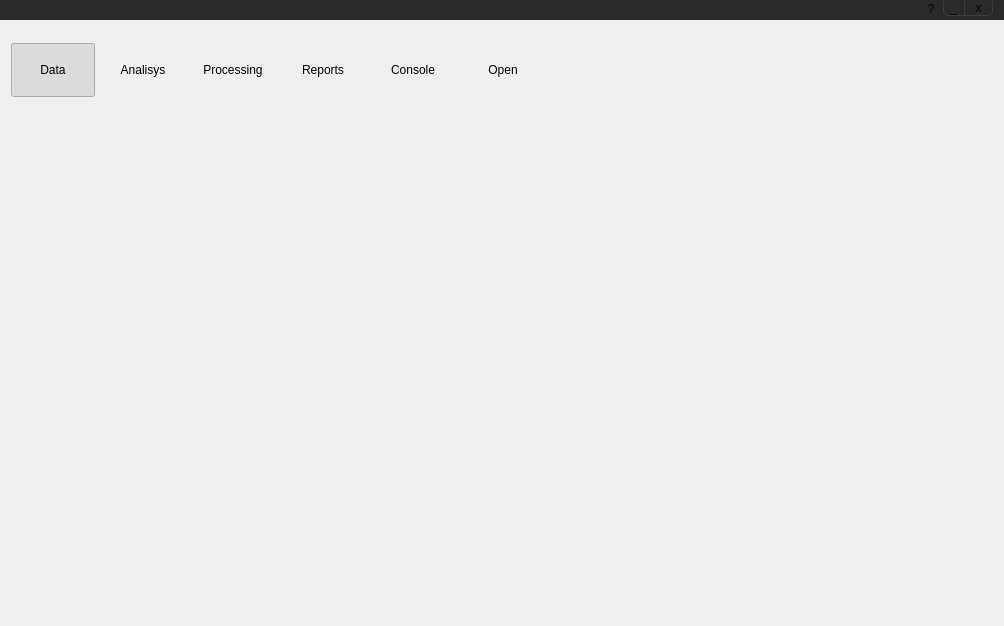
<?xml version="1.0" encoding="UTF-8"?>
<ui version="4.0">
 <class>HMMMain</class>
 <widget class="QMainWindow" name="HMMMain">
  <property name="geometry">
   <rect>
    <x>0</x>
    <y>0</y>
    <width>1004</width>
    <height>626</height>
   </rect>
  </property>
  <property name="windowTitle">
   <string>EDR</string>
  </property>
  <property name="styleSheet">
   <string notr="true"/>
  </property>
  <widget class="QWidget" name="centralWidget">
   <property name="baseSize">
    <size>
     <width>0</width>
     <height>0</height>
    </size>
   </property>
   <property name="styleSheet">
    <string notr="true">QMainWindow#HMMMain &gt; QWidget#centralWidget { 
	background-color: rgb(41, 41, 41);
}

QMenu {
     background-color: white;
     margin: 2px; /* some spacing around the menu */
 }

 QMenu::item {
     padding: 2px 25px 2px 20px;
     border: 1px solid transparent; /* reserve space for selection border */
 }

 QMenu::item:selected {
     border-color: darkblue;
     background: rgba(100, 100, 100, 150);
 }

 QMenu::icon:checked { /* appearance of a 'checked' icon */
     background: gray;
     border: 1px inset gray;
     position: absolute;
     top: 1px;
     right: 1px;
     bottom: 1px;
     left: 1px;
 }

 QMenu::separator {
     height: 2px;
     background: lightblue;
     margin-left: 10px;
     margin-right: 5px;
 }

 QMenu::indicator {
     width: 13px;
     height: 13px;
 }</string>
   </property>
   <layout class="QVBoxLayout" name="verticalLayout">
    <property name="spacing">
     <number>0</number>
    </property>
    <property name="margin">
     <number>0</number>
    </property>
    <item>
     <widget class="QWidget" name="widowTitleBar" native="true">
      <property name="sizePolicy">
       <sizepolicy hsizetype="Preferred" vsizetype="Minimum">
        <horstretch>0</horstretch>
        <verstretch>0</verstretch>
       </sizepolicy>
      </property>
      <property name="styleSheet">
       <string notr="true">background-color: rgb(43, 42, 41);</string>
      </property>
      <layout class="QHBoxLayout" name="horizontalLayout_2">
       <property name="spacing">
        <number>0</number>
       </property>
       <property name="topMargin">
        <number>0</number>
       </property>
       <property name="bottomMargin">
        <number>3</number>
       </property>
       <item>
        <widget class="QWidget" name="widget" native="true">
         <layout class="QVBoxLayout" name="verticalLayout_2">
          <property name="leftMargin">
           <number>0</number>
          </property>
          <property name="topMargin">
           <number>3</number>
          </property>
          <property name="rightMargin">
           <number>0</number>
          </property>
          <property name="bottomMargin">
           <number>0</number>
          </property>
          <item>
           <widget class="QLabel" name="logo">
            <property name="sizePolicy">
             <sizepolicy hsizetype="Preferred" vsizetype="Preferred">
              <horstretch>0</horstretch>
              <verstretch>0</verstretch>
             </sizepolicy>
            </property>
            <property name="maximumSize">
             <size>
              <width>16777215</width>
              <height>16</height>
             </size>
            </property>
            <property name="text">
             <string/>
            </property>
            <property name="pixmap">
             <pixmap>:/resources/icons/header.png</pixmap>
            </property>
           </widget>
          </item>
         </layout>
        </widget>
       </item>
       <item>
        <widget class="QToolButton" name="aboutButton">
         <property name="styleSheet">
          <string notr="true">QToolButton {
margin-left: 4px;
margin-right: 4px;
border: none;
}

QToolButton:hover {
    background-color: rgb(135, 177, 255);
	/*border: none;*/
 }

QToolButton:pressed {
    background-color: rgb(55, 97, 180);
}</string>
         </property>
         <property name="text">
          <string>?</string>
         </property>
         <property name="icon">
          <iconset>
           <normaloff>:/resources/icons/about.png</normaloff>:/resources/icons/about.png</iconset>
         </property>
        </widget>
       </item>
       <item>
        <widget class="QToolButton" name="minimizeButton">
         <property name="maximumSize">
          <size>
           <width>21</width>
           <height>15</height>
          </size>
         </property>
         <property name="styleSheet">
          <string notr="true">QToolButton {
    background-color: rgb(43, 42, 41);
    border-width: 1px;
     border-color:  rgb(63, 62, 61);
     border-style: solid; 
     border-top: none; 
     border-bottom-left-radius: 5px;
     border-right-width: 0px;
} 

QToolButton:hover {
    background-color: rgb(135, 177, 255);
	/*border: none;*/
 }

QToolButton:pressed {
    background-color: rgb(55, 97, 180);
}
</string>
         </property>
         <property name="text">
          <string>_</string>
         </property>
         <property name="icon">
          <iconset>
           <normaloff>:/resources/icons/minimalizacja-alpha.png</normaloff>:/resources/icons/minimalizacja-alpha.png</iconset>
         </property>
         <property name="checkable">
          <bool>false</bool>
         </property>
         <property name="autoExclusive">
          <bool>true</bool>
         </property>
         <property name="autoRaise">
          <bool>true</bool>
         </property>
        </widget>
       </item>
       <item>
        <widget class="QToolButton" name="exitButton">
         <property name="maximumSize">
          <size>
           <width>29</width>
           <height>15</height>
          </size>
         </property>
         <property name="styleSheet">
          <string notr="true">QToolButton {
    background-color: rgb(43, 42, 41);
     border-width: 1px;
     border-color:  rgb(63, 62, 61);
     border-style: solid; 
     border-top: none; 
     border-bottom-right-radius: 5px;
    border-left-width: 1px;
}

 QToolButton:hover {
     background-color: rgb(200, 0, 0);	
 }

QToolButton:pressed {
         background-color: rgb(128, 0, 0);
}</string>
         </property>
         <property name="text">
          <string>x</string>
         </property>
         <property name="icon">
          <iconset>
           <normaloff>:/resources/icons/x-alpha.png</normaloff>:/resources/icons/x-alpha.png</iconset>
         </property>
         <property name="autoRaise">
          <bool>true</bool>
         </property>
        </widget>
       </item>
      </layout>
     </widget>
    </item>
    <item>
     <widget class="QFrame" name="toolBar">
      <property name="sizePolicy">
       <sizepolicy hsizetype="Minimum" vsizetype="Minimum">
        <horstretch>0</horstretch>
        <verstretch>0</verstretch>
       </sizepolicy>
      </property>
      <property name="minimumSize">
       <size>
        <width>0</width>
        <height>100</height>
       </size>
      </property>
      <property name="maximumSize">
       <size>
        <width>16777215</width>
        <height>100</height>
       </size>
      </property>
      <property name="styleSheet">
       <string notr="true">QFrame#toolBar{
     background-color: rgb(91, 91, 91);
     border-top-right-radius: 8px; 
     border-top-left-radius: 8px;
}

QFrame#toolBar &gt; QWidget {
	background-color: rgb(91, 91, 91);
	border: none;
}
 
QFrame#toolBar &gt; QToolButton:enabled {
    background-color: rgb(91, 91, 91);
    border-style: solid;
     border-width: 1px;
     border-radius: 9px;
    /* hack! - istniejaca ramka, ktorej nie widac
				   bez tego ikona rusza sie, w momencie wl/wyl ramki */
     border-color: rgb(91, 91, 91);
	color: white; 
} 
QFrame#toolBar &gt; QToolButton:!enabled {
     background-color: rgb(91, 91, 91);
     border-style: solid;
     border-width: 1px;
     border-radius: 9px;
     border-color: rgb(91, 91, 91);
	 color: black;
}

QFrame#toolBar &gt; QToolButton:enabled:hover {
     background-color: rgb(91, 91, 91);
	 border-style: solid;
     border-width: 1px;
     border-radius: 9px;
     border-color: rgb(135, 177, 255);
	 color: rgb(135, 177, 255);
 }

QFrame#toolBar &gt; QToolButton:checked, QFrame#toolBar &gt; QToolButton:hover:checked {
     background-color: rgb(91, 91, 91);
	 border-style: solid;
     border-width: 1px;
     border-radius: 9px;
     border-color: white;
	 color: white;
 }


</string>
      </property>
      <layout class="QHBoxLayout" name="horizontalLayout">
       <item>
        <widget class="QToolButton" name="dataButton">
         <property name="minimumSize">
          <size>
           <width>84</width>
           <height>54</height>
          </size>
         </property>
         <property name="maximumSize">
          <size>
           <width>54</width>
           <height>54</height>
          </size>
         </property>
         <property name="styleSheet">
          <string notr="true"/>
         </property>
         <property name="text">
          <string>Data</string>
         </property>
         <property name="icon">
          <iconset>
           <normaloff>:/resources/icons/Badania.png</normaloff>
           <normalon>:/resources/icons/Badania.png</normalon>
           <disabledoff>:/resources/icons/BadaniaH.png</disabledoff>
           <disabledon>:/resources/icons/BadaniaH.png</disabledon>
           <activeoff>:/resources/icons/BadaniaP.png</activeoff>
           <activeon>:/resources/icons/Badania.png</activeon>:/resources/icons/Badania.png</iconset>
         </property>
         <property name="iconSize">
          <size>
           <width>28</width>
           <height>28</height>
          </size>
         </property>
         <property name="checkable">
          <bool>true</bool>
         </property>
         <property name="checked">
          <bool>true</bool>
         </property>
         <property name="toolButtonStyle">
          <enum>Qt::ToolButtonTextUnderIcon</enum>
         </property>
         <property name="autoRaise">
          <bool>true</bool>
         </property>
        </widget>
       </item>
       <item>
        <widget class="QToolButton" name="analisisButton">
         <property name="enabled">
          <bool>true</bool>
         </property>
         <property name="minimumSize">
          <size>
           <width>84</width>
           <height>54</height>
          </size>
         </property>
         <property name="maximumSize">
          <size>
           <width>54</width>
           <height>54</height>
          </size>
         </property>
         <property name="styleSheet">
          <string notr="true"/>
         </property>
         <property name="text">
          <string>Analisys</string>
         </property>
         <property name="icon">
          <iconset>
           <normaloff>:/resources/icons/Analizy.png</normaloff>
           <normalon>:/resources/icons/Analizy.png</normalon>
           <disabledoff>:/resources/icons/AnalizyH.png</disabledoff>
           <disabledon>:/resources/icons/AnalizyH.png</disabledon>
           <activeoff>:/resources/icons/AnalizyP.png</activeoff>
           <activeon>:/resources/icons/Analizy.png</activeon>:/resources/icons/Analizy.png</iconset>
         </property>
         <property name="iconSize">
          <size>
           <width>28</width>
           <height>28</height>
          </size>
         </property>
         <property name="checkable">
          <bool>true</bool>
         </property>
         <property name="toolButtonStyle">
          <enum>Qt::ToolButtonTextUnderIcon</enum>
         </property>
         <property name="autoRaise">
          <bool>true</bool>
         </property>
        </widget>
       </item>
       <item>
        <widget class="QToolButton" name="processingButton">
         <property name="enabled">
          <bool>true</bool>
         </property>
         <property name="minimumSize">
          <size>
           <width>84</width>
           <height>54</height>
          </size>
         </property>
         <property name="maximumSize">
          <size>
           <width>54</width>
           <height>54</height>
          </size>
         </property>
         <property name="styleSheet">
          <string notr="true"/>
         </property>
         <property name="text">
          <string>Processing</string>
         </property>
         <property name="icon">
          <iconset>
           <normaloff>:/resources/icons/Analizy.png</normaloff>
           <normalon>:/resources/icons/Analizy.png</normalon>
           <disabledoff>:/resources/icons/AnalizyH.png</disabledoff>
           <disabledon>:/resources/icons/AnalizyH.png</disabledon>
           <activeoff>:/resources/icons/AnalizyP.png</activeoff>
           <activeon>:/resources/icons/Analizy.png</activeon>:/resources/icons/Analizy.png</iconset>
         </property>
         <property name="iconSize">
          <size>
           <width>28</width>
           <height>28</height>
          </size>
         </property>
         <property name="checkable">
          <bool>true</bool>
         </property>
         <property name="toolButtonStyle">
          <enum>Qt::ToolButtonTextUnderIcon</enum>
         </property>
         <property name="autoRaise">
          <bool>true</bool>
         </property>
        </widget>
       </item>
       <item>
        <widget class="QToolButton" name="raportsButton">
         <property name="enabled">
          <bool>true</bool>
         </property>
         <property name="minimumSize">
          <size>
           <width>84</width>
           <height>54</height>
          </size>
         </property>
         <property name="maximumSize">
          <size>
           <width>54</width>
           <height>54</height>
          </size>
         </property>
         <property name="styleSheet">
          <string notr="true"/>
         </property>
         <property name="text">
          <string>Reports</string>
         </property>
         <property name="icon">
          <iconset>
           <normaloff>:/resources/icons/Raporty.png</normaloff>
           <normalon>:/resources/icons/Raporty.png</normalon>
           <disabledoff>:/resources/icons/RaportyH.png</disabledoff>
           <disabledon>:/resources/icons/RaportyH.png</disabledon>
           <activeoff>:/resources/icons/RaportyP.png</activeoff>
           <activeon>:/resources/icons/Raporty.png</activeon>:/resources/icons/Raporty.png</iconset>
         </property>
         <property name="iconSize">
          <size>
           <width>28</width>
           <height>28</height>
          </size>
         </property>
         <property name="checkable">
          <bool>true</bool>
         </property>
         <property name="toolButtonStyle">
          <enum>Qt::ToolButtonTextUnderIcon</enum>
         </property>
         <property name="autoRaise">
          <bool>true</bool>
         </property>
        </widget>
       </item>
       <item>
        <widget class="QToolButton" name="operationsButton">
         <property name="minimumSize">
          <size>
           <width>84</width>
           <height>54</height>
          </size>
         </property>
         <property name="maximumSize">
          <size>
           <width>54</width>
           <height>54</height>
          </size>
         </property>
         <property name="styleSheet">
          <string notr="true"/>
         </property>
         <property name="text">
          <string>Console</string>
         </property>
         <property name="icon">
          <iconset>
           <normaloff>:/resources/icons/Operacje.png</normaloff>
           <normalon>:/resources/icons/Operacje.png</normalon>
           <disabledoff>:/resources/icons/OperacjeH.png</disabledoff>
           <disabledon>:/resources/icons/OperacjeH.png</disabledon>
           <activeoff>:/resources/icons/OperacjeP.png</activeoff>
           <activeon>:/resources/icons/Operacje.png</activeon>:/resources/icons/Operacje.png</iconset>
         </property>
         <property name="iconSize">
          <size>
           <width>28</width>
           <height>28</height>
          </size>
         </property>
         <property name="checkable">
          <bool>true</bool>
         </property>
         <property name="toolButtonStyle">
          <enum>Qt::ToolButtonTextUnderIcon</enum>
         </property>
         <property name="autoRaise">
          <bool>true</bool>
         </property>
        </widget>
       </item>
       <item>
        <widget class="QToolButton" name="openButton">
         <property name="enabled">
          <bool>true</bool>
         </property>
         <property name="minimumSize">
          <size>
           <width>84</width>
           <height>54</height>
          </size>
         </property>
         <property name="styleSheet">
          <string notr="true"/>
         </property>
         <property name="text">
          <string>Open</string>
         </property>
         <property name="icon">
          <iconset>
           <normaloff>:/resources/icons/Strona.png</normaloff>
           <disabledoff>:/resources/icons/StronaH.png</disabledoff>
           <disabledon>:/resources/icons/StronaH.png</disabledon>
           <activeoff>:/resources/icons/StronaP.png</activeoff>
           <activeon>:/resources/icons/Strona.png</activeon>:/resources/icons/Strona.png</iconset>
         </property>
         <property name="iconSize">
          <size>
           <width>28</width>
           <height>28</height>
          </size>
         </property>
         <property name="toolButtonStyle">
          <enum>Qt::ToolButtonTextUnderIcon</enum>
         </property>
         <property name="autoRaise">
          <bool>true</bool>
         </property>
        </widget>
       </item>
       <item>
        <spacer name="horizontalSpacer">
         <property name="orientation">
          <enum>Qt::Horizontal</enum>
         </property>
         <property name="sizeHint" stdset="0">
          <size>
           <width>40</width>
           <height>20</height>
          </size>
         </property>
        </spacer>
       </item>
       <item>
        <widget class="QWidget" name="tabPlaceholder" native="true">
         <property name="sizePolicy">
          <sizepolicy hsizetype="Expanding" vsizetype="Preferred">
           <horstretch>0</horstretch>
           <verstretch>0</verstretch>
          </sizepolicy>
         </property>
         <property name="minimumSize">
          <size>
           <width>400</width>
           <height>100</height>
          </size>
         </property>
         <property name="maximumSize">
          <size>
           <width>16777215</width>
           <height>100</height>
          </size>
         </property>
         <property name="styleSheet">
          <string notr="true">QPushButton, QToolButton {
	margin: 0px;
	padding: 0px;
	spacing: 0px;
	border: none;
     background-color: transparent;
	color: white;
 }
 
QPushButton:hover, QToolButton:hover {
     /*background-color: qlineargradient(x1:0, y1:0, x2:0, y2:1, stop:0 darkgray, stop:1 lightgray);*/
	border: 1px solid rgb(135, 177, 255);
 }

QPushButton:flat, QToolButton:flat {
	margin: 0px;
	padding: 0px;
	spacing: 0px;
	border: none;
 }

QPushButton:default, QToolButton:default {
     /*border-color: navy;*/
	margin: 0px;
	padding: 0px;
	spacing: 0px;
	border: none;
 }

QToolButton[popupMode=&quot;2&quot;], QToolButton[popupMode=&quot;1&quot;] {
	 /*background-color: qlineargradient(x1:0, y1:0, x2:0, y2:1, stop:0 lightgray, stop:1 darkgray);*/
     padding-right: 10px;
	border: 1px solid navy;
	background-color: rgb(91,91,91);
	color: white;
 }

QToolButton[popupMode=&quot;2&quot;]:hover, QToolButton[popupMode=&quot;1&quot;]:hover {
	 /*background-color: qlineargradient(x1:0, y1:0, x2:0, y2:1, stop:0 lightgray, stop:1 darkgray);*/
    /* padding-right: 10px;*/
	border: 1px solid rgb(135, 177, 255);
 }

/* { 
     padding-right: 20px;
	border: 1px solid navy;
 }
*/

QPushButton:pressed, QToolButton:pressed {
     /*background-color: qlineargradient(x1: 0, y1: 0, x2: 0, y2: 1, stop: 0 #dadbde, stop: 1 #f6f7fa);*/
 }

QToolButton::menu-button {
     border: none;
     border-radius: 0px;
 }

QToolButton::menu-arrow {
     image: url(downarrow.png);
 }

QToolButton::menu-arrow:open {
     top: 1px; left: 1px;
 }

QAbstractSpinBox {
	border-radius: 4px;
	padding: 2px;
	padding-right: 17px;
}

QAbstractSpinBox:hover {
	background: rgb(200, 200, 200);
}

QAbstractSpinBox:focus {
	background: white;
}</string>
         </property>
         <layout class="QHBoxLayout" name="horizontalLayout_3">
          <property name="spacing">
           <number>0</number>
          </property>
          <property name="margin">
           <number>0</number>
          </property>
         </layout>
        </widget>
       </item>
      </layout>
     </widget>
    </item>
    <item>
     <widget class="QFrame" name="mainArea">
      <property name="sizePolicy">
       <sizepolicy hsizetype="Expanding" vsizetype="Expanding">
        <horstretch>0</horstretch>
        <verstretch>0</verstretch>
       </sizepolicy>
      </property>
      <property name="styleSheet">
       <string notr="true">
/* OGÓLNE - QFrame#mainArea */
QFrame#mainArea  {
	background-color: rgb(91, 91, 91);
border-top: 1px solid rgb(101, 101, 101);
padding-top: 2px;
}

QFrame#mainArea &gt; QWidget, QFrame#mainArea QWidget#analisisArea, QFrame#mainArea QWidget#analisisArea EDRDockWidgetManager, QFrame#mainArea QWidget#analisisArea QMainWindow {
	background-color: rgb(91, 91, 91);
}

/* separatory okna glownego */
QFrame#mainArea QMainWindow::separator {
     background: rgb(91,91,91);
     width: 2px; /* when vertical */
     height: 2px; /* when horizontal */
	margin: 1px;
 }

QFrame#mainArea QMainWindow::separator:hover {
     background-color: rgb(255, 255, 255);
 }

QFrame#mainArea * QWidget {
	background-color: white;
}


/* DANE - nowa odsłona bez dataExplorera */
QFrame#mainArea &gt; #dataTabWidget, QTabWidget#dataTabWidget::pane, QTabWidget#dataTabWidget::pane &gt; *, QTabWidget#dataTabWidget::tab-bar, #dataTabWidget &gt; * {
	background-color: rgb(91, 91, 91);
	padding: 0px;
	margin: 0px;
}

QTabWidget#dataTabWidget::pane {
border: none;
}

/* nowy plugin communication - DataSourceWidget */

QTabWidget#DataSourceWidget, QTabWidget#DataSourceWidget::pane, QTabWidget#DataSourceWidget::pane &gt; *, QTabWidget#DataSourceWidget #motionDataTab,  QTabWidget#DataSourceWidget #userDataTab, QTabWidget#DataSourceWidget #configTab {
	background-color: rgb(91, 91, 91);
	padding: 0px;
	margin: 0px;
}

QTabWidget#DataSourceWidget::pane {
	border: 1px solid black;
	border-top-left-radius: 4px;
	border-top-right-radius: 4px;
	border-bottom: 3px solid black;
	margin: 0px;
	padding: 2px;
background: rgb(91, 91, 91);
}

QTabWidget#DataSourceWidget #leftWidget {
	background: transparent;
	padding: 0px;
	margin: 0px;
}

QTabWidget#DataSourceWidget #dataViewWidget, QTabWidget#DataSourceWidget #patientCardPlaceholerWidget, QTabWidget#DataSourceWidget #configPlaceholderWidget {
	border: 1px solid black;
	padding: 2px;
	border-radius: 4px;
}

QTabWidget#DataSourceWidget DefaultPatientCardWidget, QTabWidget#DataSourceWidget #patientCardPlaceholerWidget, QTabWidget#DataSourceWidget #widget {
	background: rgb(91, 91, 91);
}

QTabWidget#DataSourceWidget:tab-bar, QTabWidget#DataSourceWidget &gt; QTabBar {
	background: rgb(91, 91, 91);
	border-bottom-left-radius: 4px;
	border-bottom-right-radius: 4px;
}

QTabWidget#DataSourceWidget &gt; QTabBar::tab, QTabWidget#DataSourceWidget &gt; QTabBar::tab:first, QTabWidget#DataSourceWidget &gt; QTabBar::tab:middle, QTabWidget#DataSourceWidget &gt; QTabBar::tab:last, QTabWidget#DataSourceWidget &gt; QTabBar::tab:selected {
border: none;
 border-radius: 0px;
 background-color: transparent;
 color: black;
min-width: 8ex;
 padding: 4px;
margin-right: 3px;
}

QTabWidget#DataSourceWidget &gt; QTabBar::tab:middle {
	margin-left: 3px;
}

QTabWidget#DataSourceWidget &gt; QTabBar::tab:last {
	margin-right: 1px;
	margin-left: 3px;
}

QTabWidget#DataSourceWidget &gt; QTabBar::tab:hover {
    background-color: #898989;
}

QTabWidget#DataSourceWidget  &gt; QTabBar::tab:selected, QTabWidget#DataSourceWidget &gt; QTabBar::tab:hover:selected {
 background-color: black;
color: white;
 border-bottom-left-radius: 4px;
 border-bottom-right-radius: 4px;
}

QTabWidget#DataSourceWidget QToolBox::tab {
	background: rgb(41,41,41);
	color: white;
margin: 0px;
	border: 1px solid black;
	border-radius: 4px;
}

QTabWidget#DataSourceWidget QAbstractButton, QTabWidget#DataSourceWidget QPushButton {
	background: rgb(41,41,41);
	color: white;
	border: 1px solid black;
	border-radius: 4px;
	padding: 2px;
}

QTabWidget#DataSourceWidget QAbstractButton:hover {
	background: rgb(200, 200, 200);
	color: black;
}

QTabWidget#dataTabWidget QTextEdit {
	border: none;
	padding: 0px;
	margin: 0px;
}

QTabWidget#DataSourceWidget QCheckBox
{
	color: black;
	background: transparent;
	border: none;
}

QTabWidget#dataTabWidget QGroupBox {
	color: black;
	border: 1px solid black;
	border-radius: 0px;
	padding: 0px;
	margin-top: 30px;
color: white;
font: bold 18px;
 }

QTabWidget#dataTabWidget QGroupBox::title {
     subcontrol-origin: margin;
		subcontrol-position: top left;
     padding: 4px;	
border: 1px solid black;
border-bottom: none;
border-radius: 4px;
border-bottom-left-radius: 0px;
border-bottom-right-radius: 0px;
background: black;
min-width: 10em;
}

QTabWidget#dataTabWidget QTreeWidget {
	border: 2px solid black;
}

QTabWidget#dataTabWidget QTableWidget {
	border: 2px solid black;
	gridline-color: transparent;
	alternate-background-color: 	lightgray;
	selection-background-color: rgb(135, 177, 255);
}

QTabWidget#dataTabWidget QTableWidget::item {
	border: 2px solid black;
	border-top: none;
	border-right: none;
}

QTabWidget#dataTabWidget QHeaderView::section, QTabWidget#dataTabWidget QTableWidget QTableCornerButton::section, QTabWidget#dataTabWidget QTableWidget QHeaderView::section {
	background: rgb(41,41,41);
	color: white;
	padding: 2px;
}

QTabWidget#dataTabWidget QTableWidget QTableCornerButton::section {
	border: 2px solid black;
	border-top: none;
	border-left: none;
	border-right: none;
}

QTabWidget#dataTabWidget QHeaderView::section, QTabWidget#dataTabWidget QTableWidget QHeaderView::section {
	border: 2px solid black;
	border-top: none;
	border-left: none;
}

QTabWidget#dataTabWidget QHeaderView::section:only-one, QTabWidget#dataTabWidget QHeaderView::section:last, QTabWidget#dataTabWidget QHeaderView::section:only-one, QTabWidget#dataTabWidget QHeaderView::section:last {
	border: 2px solid black;
	border-top: none;
	border-left: none;
	border-right: none;
}

QTabWidget#dataTabWidget QHeaderView::section:vertical {
	border: 2px solid black;
	border-left: none;
	border-top: none;
	border-right: none;
}

QTabWidget#DataSourceWidget QMessageBox, QTabWidget#DataSourceWidget QMessageBox * {
	background-color: rgb(91, 91, 91);
	color: black;
}

/* ANALIZY - QWidget#analisisArea */
QFrame#mainArea QWidget#analisisArea &gt; *, QFrame#mainArea EDRDockWidgetManager .EDRDockWidgetSet &gt; * {
	border: 1px solid black;
	border-radius: 4px;
	padding: 2px;
}

QFrame#mainArea EDRDockWidgetManager .EDRDockWidgetSet &gt; * {
	border-top-left-radius: 0px;
	border-top-right-radius: 0px;
	margin: 3px;
	margin-top: 0px;
}

QFrame#mainArea EDRTitleBar{
	background-color: rgb(43, 42, 41);
	color: white;
	margin: 0px;
	border: none;
	border-top-left-radius: 4px;
	border-top-right-radius: 4px;
}

QFrame#mainArea EDRTitleBar * {
	background-color: rgb(43, 42, 41);
	color: white;
	margin: 0px;
	border: none;
}

QFrame#mainArea QDockWidget &gt; .QWidget, QFrame#mainArea EDRDockWidget &gt; .QWidget, QFrame#mainArea VisualizerWidget &gt; .QWidget, QFrame#mainArea EDRDockWidgetSet &gt; .QWidget {
	border: 1px solid /*black*/ rgb(220,220, 220);
	border-top-left-radius: 0px;
	border-top-right-radius: 0px;
	border-bottom-left-radius: 4px;
	border-bottom-right-radius: 4px;
	padding: 0px;
	margin: 0px;
}

QFrame#mainArea VisualizerWidget &gt; .QWidget &gt; * {
	margin: 0px;
	padding: 0px;
	border: none;
}

QFrame#mainArea VisualizerWidget &gt; .QWidget:focus, QFrame#mainArea VisualizerWidget &gt; .QWidget:focus:hover {
	border: 2px solid orange;
}

QFrame#mainArea VisualizerWidget &gt; .QWidget:hover {
	border: 2px solid rgb(135, 177, 255);
}
</string>
      </property>
      <property name="frameShape">
       <enum>QFrame::NoFrame</enum>
      </property>
      <property name="lineWidth">
       <number>0</number>
      </property>
      <layout class="QHBoxLayout" name="horizontalLayout_4">
       <property name="spacing">
        <number>0</number>
       </property>
       <property name="margin">
        <number>5</number>
       </property>
      </layout>
     </widget>
    </item>
   </layout>
  </widget>
  <action name="actionAbout">
   <property name="icon">
    <iconset>
     <normaloff>:/resources/icons/about.png</normaloff>:/resources/icons/about.png</iconset>
   </property>
   <property name="text">
    <string>About...</string>
   </property>
  </action>
  <action name="actionOpen">
   <property name="icon">
    <iconset>
     <normaloff>:/resources/icons/open.png</normaloff>:/resources/icons/open.png</iconset>
   </property>
   <property name="text">
    <string>&amp;Open</string>
   </property>
   <property name="shortcut">
    <string>O</string>
   </property>
  </action>
  <action name="actionWindow">
   <property name="text">
    <string>Window</string>
   </property>
  </action>
  <action name="actionExit">
   <property name="text">
    <string>Exit</string>
   </property>
  </action>
  <action name="actionSaveLayout">
   <property name="icon">
    <iconset>
     <normaloff>:/resources/icons/save.png</normaloff>:/resources/icons/save.png</iconset>
   </property>
   <property name="text">
    <string>Save layout</string>
   </property>
  </action>
  <action name="actionLayoutOpen">
   <property name="text">
    <string>Open...</string>
   </property>
  </action>
  <action name="actionCreate_workflow">
   <property name="text">
    <string>Create workflow</string>
   </property>
  </action>
 </widget>
 <layoutdefault spacing="6" margin="11"/>
 <resources>
  <include location="../../core/ui/CoreIcons.qrc"/>
  <include location="Icons.qrc"/>
  <include location="Icons.qrc"/>
  <include location="Icons.qrc"/>
 </resources>
 <connections>
  <connection>
   <sender>exitButton</sender>
   <signal>clicked()</signal>
   <receiver>HMMMain</receiver>
   <slot>close()</slot>
   <hints>
    <hint type="sourcelabel">
     <x>893</x>
     <y>19</y>
    </hint>
    <hint type="destinationlabel">
     <x>456</x>
     <y>323</y>
    </hint>
   </hints>
  </connection>
  <connection>
   <sender>minimizeButton</sender>
   <signal>clicked()</signal>
   <receiver>HMMMain</receiver>
   <slot>showMinimized()</slot>
   <hints>
    <hint type="sourcelabel">
     <x>865</x>
     <y>17</y>
    </hint>
    <hint type="destinationlabel">
     <x>456</x>
     <y>323</y>
    </hint>
   </hints>
  </connection>
  <connection>
   <sender>aboutButton</sender>
   <signal>clicked()</signal>
   <receiver>actionAbout</receiver>
   <slot>trigger()</slot>
   <hints>
    <hint type="sourcelabel">
     <x>858</x>
     <y>10</y>
    </hint>
    <hint type="destinationlabel">
     <x>-1</x>
     <y>-1</y>
    </hint>
   </hints>
  </connection>
 </connections>
 <slots>
  <slot>onOpen()</slot>
  <slot>onExit()</slot>
  <slot>onWireframe()</slot>
  <slot>onBones()</slot>
  <slot>onMaterial()</slot>
  <slot>onPageChanged(int)</slot>
  <slot>onTabbedViewSelected(bool)</slot>
  <slot>onDockableViewSelected(bool)</slot>
  <slot>onSaveLayout()</slot>
  <slot>onShowSavedLayouts()</slot>
  <slot>onOpenLayout()</slot>
  <slot>populateWindowMenu()</slot>
  <slot>populateVisualizersMenu()</slot>
  <slot>createWorkflow()</slot>
 </slots>
</ui>
